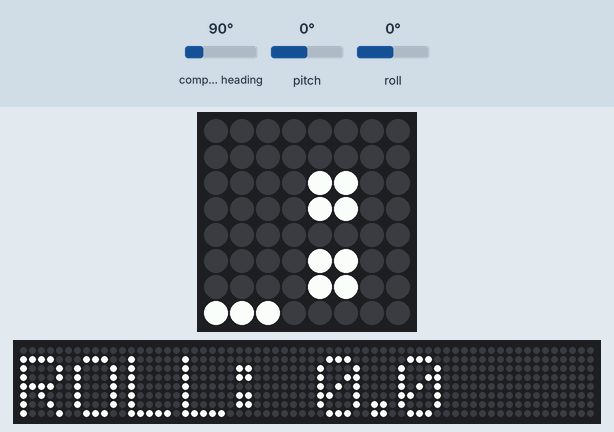
The program below on a simulated Raspberry Pi (BCM pin numbers) with a Sense HAT. On the bench: the Sense HAT's 8×8 RGB LED matrix, a strip that is not on the board, showing the scrolling text unrolled. The test bench sets the inputs (shaded band); at power-on: compass heading 90°, pitch 0°, roll 0°. The 64×8 strip is a reading aid, not a part: it shows the text the matrix is scrolling, unrolled, one strip-width of it at a time; the Sense HAT reports a negative pitch or roll as 360° plus the angle.

Above: at 14.57 s.
14.6 s: compass heading set to 7°
At 18.5 s:
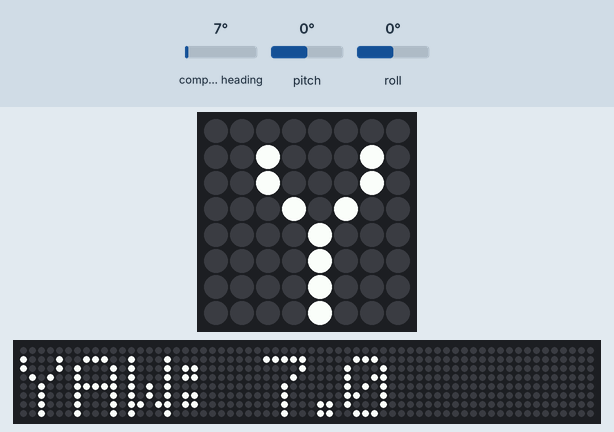
27.9 s: pitch set to -86°
At 40.75 s:
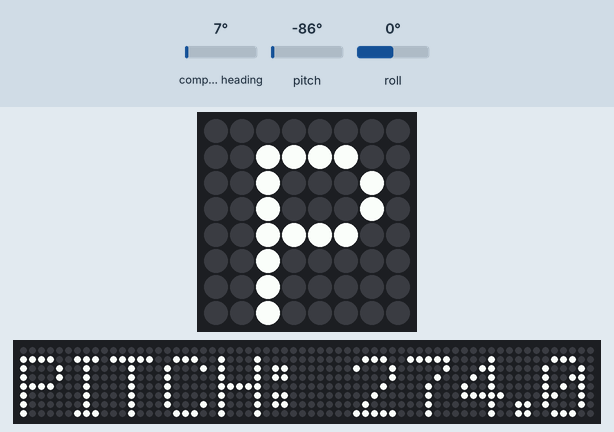
41.9 s: compass heading set to 90°
At 54.14 s:
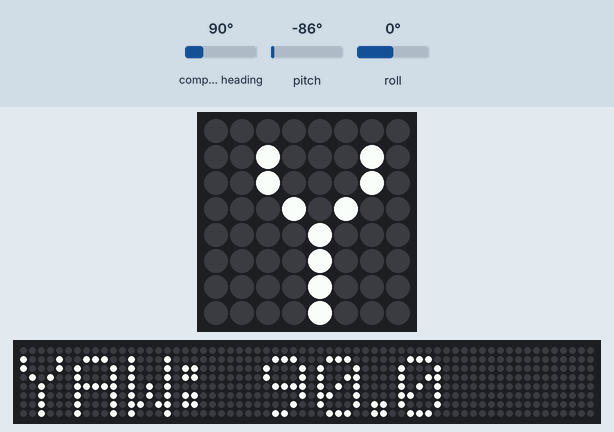

The program:

main.py
```python
from sense_hat import SenseHat
import time

#naming variable
sense = SenseHat()

def main():
    while True:
        results = sense.get_orientation_degrees()
        yaw = results['yaw']
        pitch = results['pitch']
        roll = results['roll']


        sense.show_message("YAW: " + str(yaw))
        sense.show_message("PITCH: " + str(pitch))
        sense.show_message("ROLL: " + str(roll))

        time.sleep(0.5)
    return

if __name__ == "__main__":
    main()
```
